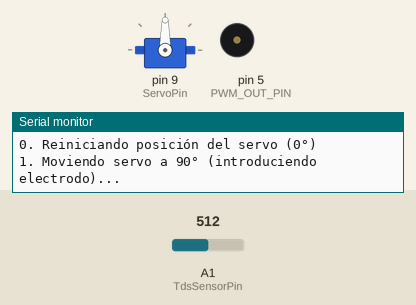
Bench run of a sketch on a simulated Arduino Uno, built with avr-gcc and run on an emulated ATmega328P. Shown: servo, buzzer (waves = sounding), the last lines printed to the serial monitor. The test bench sets the inputs (shaded band); at power-on: A1 (TdsSensorPin) = 512.

Above: at 0.6 s.
At 50.2 s:
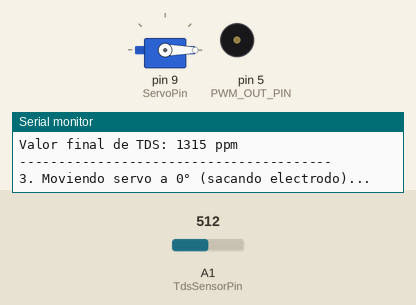
At 51.2 s:
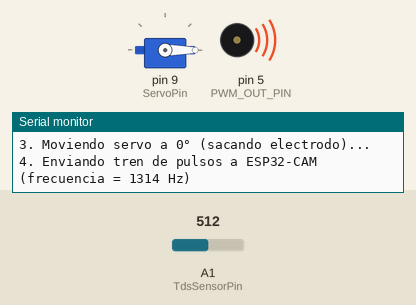
Timing chart, 0 to 113.7 s (numbered marks = the images above):
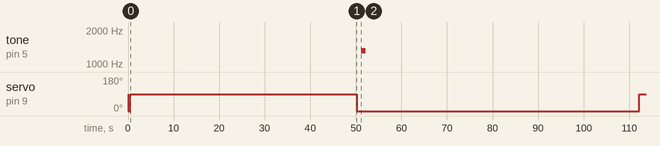

Measured:
- by itself, tone on pin 5 (PWM_OUT_PIN): silent → 1314 Hz at 51.2 s, → silent 1.0 s later
- by itself, servo on pin 9 (ServoPin): 90° → 0° at 0.04 s, → 90° 0.50 s later, → 0° 49.6 s later, → 90° 62.0 s later

The sketch:

UNO_Controlador.ino
```cpp
/*
 * Arduino UNO Controlador - Servo + TDS + Envío a ESP32-CAM (Sin recepción)
 *
 * Secuencia:
 *  1. Mover servo a 90° (introducir electrodo).
 *  2. Medir TDS cada 5 segundos hasta que RSD ≤ 5%.
 *  3. Mostrar métricas finales.
 *  4. Mover servo a 0° (sacar electrodo).
 *  5. Enviar tren de pulsos de frecuencia = valor TDS Hz durante 1 segundo al ESP32-CAM.
 *  6. Fin del programa (el sistema se detiene).
 */

#include <Servo.h>
#include <math.h>
// #include <avr/wdt.h>        // Para wdt_disable()
#include "GravityTDS.h"

// ================== CONFIGURACIÓN DE PINES ==================
#define TdsSensorPin A1      // Pin analógico del sensor TDS
#define ServoPin 9           // Pin de control PWM del servomotor
#define PWM_OUT_PIN 5        // Pin de salida del pulso PWM hacia ESP32-CAM

// ================== OBJETOS ==================
GravityTDS gravityTds;
Servo miServo;

// ================== VARIABLES SENSOR TDS ==================
float temperature = 25.0;    // Temperatura ambiente (ajustable)

// Buffer circular para cálculo de estabilidad
const int numReadings = 10;
float readings[numReadings];
int readIndex = 0;
float total = 0;
bool bufferFull = false;

// Control de tiempo para lecturas
unsigned long lastReadTime = 0;
const unsigned long readInterval = 5000;  // 5 segundos

// Variables de estabilidad
bool estabilizado = false;
float valorFinalTDS = 0;
unsigned long tiempoInicioMedicion = 0;

// ================== ESTADOS DEL SISTEMA ==================
enum EstadoSistema {
  MOVIENDO_A_90,
  MIDIENDO,
  ESTABILIZADO,
  ENVIANDO_DATOS,
  ESPERANDO,
  FINALIZADO
};
EstadoSistema estado = MOVIENDO_A_90;
unsigned long waitStartTime = 0;

// ================== SETUP ==================
void setup() {
  // Desactivar Watchdog Timer por seguridad
  // wdt_disable();

  Serial.begin(9600);

  // Configurar pin de salida PWM
  pinMode(PWM_OUT_PIN, OUTPUT);
  digitalWrite(PWM_OUT_PIN, LOW);

  // Configurar servomotor
  miServo.attach(ServoPin);

  // Configurar sensor TDS
  gravityTds.setPin(TdsSensorPin);
  gravityTds.setAref(5.0);
  gravityTds.setAdcRange(1024);
  gravityTds.begin();

  Serial.println(F("--- SISTEMA CONTROLADOR INICIADO (Modo solo envío) ---"));

  // Posición inicial del servo (fuera del líquido)
  Serial.println(F("0. Reiniciando posición del servo (0°)"));
  miServo.write(0);
  delay(500);

  // Mover a posición de medición
  Serial.println(F("1. Moviendo servo a 90° (introduciendo electrodo)..."));
  miServo.write(90);
  delay(1500); // Esperar a que el servo se estabilice y el electrodo se humedezca

  // Inicializar buffer con ceros
  for (int i = 0; i < numReadings; i++) {
    readings[i] = 0;
  }

  Serial.println(F("2. Iniciando mediciones de TDS cada 5 segundos..."));
  Serial.println(F("--------------------------------------------------"));

  tiempoInicioMedicion = millis();
  estado = MIDIENDO;
}

// ================== LOOP PRINCIPAL ==================
void loop() {
  // Máquina de estados principal (sin recepción de datos)
  switch (estado) {
    case MOVIENDO_A_90:
      {
        // Repetir ciclo
        Serial.println(F("Iniciando nuevo ciclo de medición."));
        miServo.write(90);
        delay(1500);

        // Reinicializar buffer y variables de medición
        for (int i = 0; i < numReadings; i++) {
          readings[i] = 0;
        }
        readIndex = 0;
        total = 0;
        bufferFull = false;
        estabilizado = false;
        valorFinalTDS = 0;
        lastReadTime = 0;
        tiempoInicioMedicion = millis();

        Serial.println(F("2. Iniciando mediciones de TDS cada 5 segundos..."));
        Serial.println(F("--------------------------------------------------"));
        estado = MIDIENDO;
      }
      break;

    case MIDIENDO:
      if (estabilizado) {
        estado = ESTABILIZADO;
        break;
      }

      if (millis() - lastReadTime >= readInterval) {
        lastReadTime = millis();

        gravityTds.setTemperature(temperature);
        gravityTds.update();
        float tds = gravityTds.getTdsValue();

        // Actualizar buffer circular
        total -= readings[readIndex];
        readings[readIndex] = tds;
        total += readings[readIndex];
        readIndex++;

        if (readIndex >= numReadings) {
          readIndex = 0;
          bufferFull = true;
        }

        if (!bufferFull) {
          Serial.print(F("TDS: "));
          Serial.print(tds, 0);
          Serial.print(F(" ppm (llenando buffer "));
          Serial.print(readIndex);
          Serial.print('/');
          Serial.print(numReadings);
          Serial.println(')');
          return;
        }

        // Calcular media y RSD
        float mean = total / numReadings;
        float sumSq = 0;
        for (int i = 0; i < numReadings; i++) {
          sumSq += pow(readings[i] - mean, 2);
        }
        float stdDev = sqrt(sumSq / (numReadings - 1));
        float rsd = (stdDev / mean) * 100.0;

        Serial.print(F("TDS: "));
        Serial.print(tds, 0);
        Serial.print(F(" ppm | Media: "));
        Serial.print(mean, 0);
        Serial.print(F(" | RSD: "));
        Serial.print(rsd, 1);
        Serial.println('%');

        if (rsd <= 5.0 && mean > 0) {
          estabilizado = true;
          valorFinalTDS = mean;
        }
      }
      break;

    case ESTABILIZADO:
      {
        unsigned long tiempoTotal = (millis() - tiempoInicioMedicion) / 1000;
        Serial.println();
        Serial.println(F("¡ESTABILIDAD ALCANZADA!"));
        Serial.print(F("Tiempo total de medición: "));
        Serial.print(tiempoTotal);
        Serial.println(F(" segundos"));
        Serial.print(F("Valor final de TDS: "));
        Serial.print(valorFinalTDS, 0);
        Serial.println(F(" ppm"));
        Serial.println(F("----------------------------------------"));

        Serial.println(F("3. Moviendo servo a 0° (sacando electrodo)..."));
        miServo.write(0);
        delay(1000);

        estado = ENVIANDO_DATOS;
        // Sin break para ejecutar inmediatamente el siguiente estado
      }

    case ENVIANDO_DATOS:
      {
        // Generar tren de pulsos de frecuencia = valorFinalTDS Hz durante 1 segundo
        unsigned int freq = (unsigned int)valorFinalTDS;
        if (freq < 10) freq = 10;      // Evitar frecuencias demasiado bajas
        if (freq > 2000) freq = 2000;  // Límite práctico para tone()

        Serial.print(F("4. Enviando tren de pulsos a ESP32-CAM (frecuencia = "));
        Serial.print(freq);
        Serial.println(F(" Hz)"));

        tone(PWM_OUT_PIN, freq);
        delay(1000);                   // Dejar sonar 1 segundo
        noTone(PWM_OUT_PIN);

        Serial.println(F("5. Proceso completado. Esperando 60 segundos para siguiente ciclo..."));
        waitStartTime = millis();
        estado = ESPERANDO;
      }
      break;

    case ESPERANDO:
      if (millis() - waitStartTime >= 60000) {
        estado = MOVIENDO_A_90;
      }
      break;
  }
}
```
